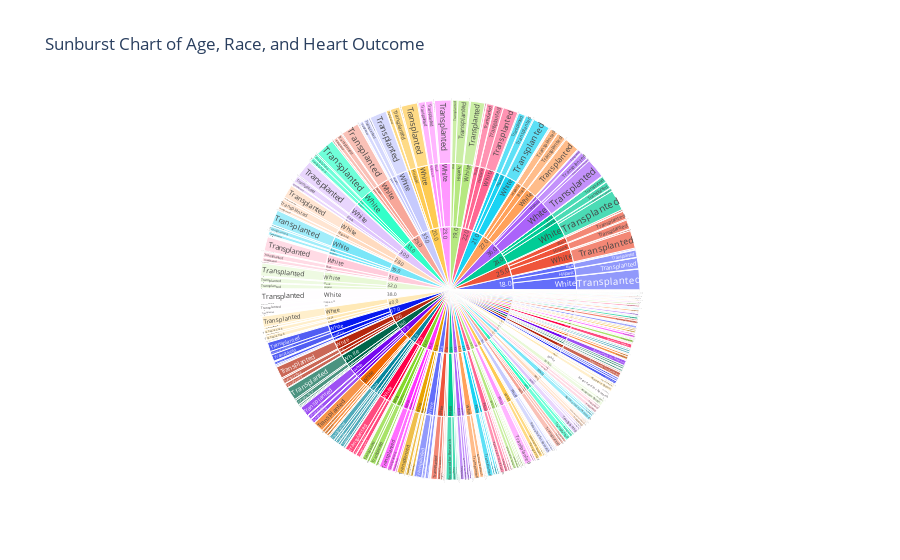

Write notebook code for a chart like this one.
### Code cell
#32 Create a sunburst chart of age, race and any one outcome

# Load data
df_donardetails = pd.read_excel('OrganDonor_Consolidated.xlsx')
dataframe_outcomes = pd.read_excel('OrganDonor_Consolidated.xlsx', sheet_name='Outcomes')

# Merge the dataframes based on the 'PatientID' column
merged_data = pd.merge(df_donardetails, dataframe_outcomes, on='PatientID', how='inner')

# Drop rows with missing values in 'age', 'race', or 'outcome_heart'
merged_data_clean = merged_data.dropna(subset=['age', 'race', 'outcome_heart'])

# Group the data by age, race, and outcome_heart, then count the occurrences
grouped_data = merged_data_clean.groupby(['age', 'race', 'outcome_heart']).size().reset_index(name='count')


# Create the sunburst chart
sunburst = px.sunburst(grouped_data, path=['age', 'race', 'outcome_heart'], values='count',
                  title="Sunburst Chart of Age, Race, and Heart Outcome")

# Show the plot

sunburst.show()

### Figure 1 — Plotly figure (JSON) as saved in the notebook; plotly's stock layout.template omitted (floating-point values rounded to 4 significant figures; data arrays with more than 128 entries replaced by an {"elided": "..."} marker saying what was removed)
{"data": [{"branchvalues": "total", "domain": {"x": [0, 1], "y": [0, 1]}, "hovertemplate": "labels=%{label}<br>count=%{value}<br>parent=%{parent}<br>id=%{id}<extra></extra>", "ids": {"elided": "774 str values"}, "labels": {"elided": "774 str values"}, "name": "", "parents": {"elided": "774 str values"}, "type": "sunburst", "values": {"elided": "774 int values"}}], "layout": {"autosize": true, "legend": {"tracegroupgap": 0}, "title": {"text": "Sunburst Chart of Age, Race, and Heart Outcome"}}}
